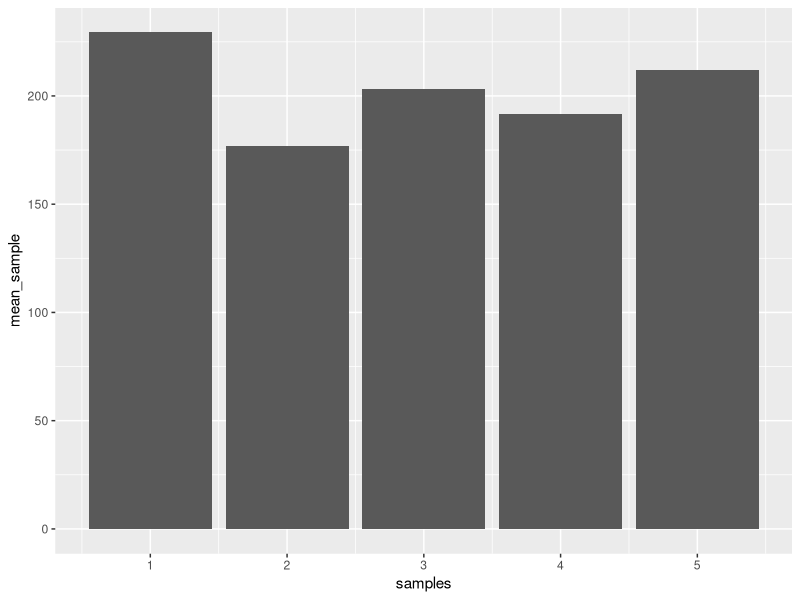
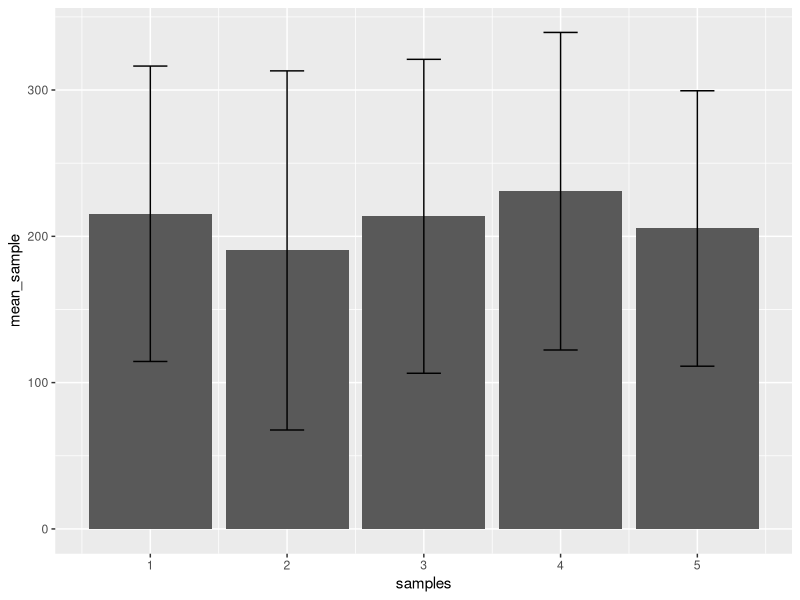
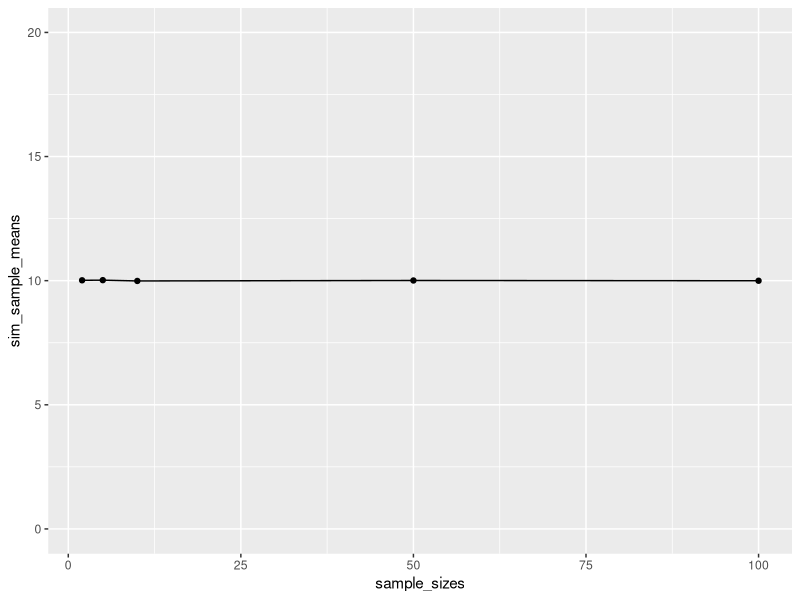

These figures' R source, in order:
## ---- chunk 1
knitr::opts_chunk$set(echo = TRUE)
## ---- chunk 2
# create vectors for columns 
observations <- rnorm(n = 5*25, mean = 200, sd =100)
samples <- rep(1:5, each=25)

# creates table from the above vectors using data.frame ()
my_data <- data.frame(observations,samples)

#get means of each group of samples
library(dplyr)

means <- my_data %>%
  group_by(samples) %>%
  summarize(mean_sample = mean(observations))

library(ggplot2)

ggplot(means, aes(y=mean_sample, x = samples))+
  geom_bar(stat="identity")

## ---- chunk 3

observations <- rnorm(5*25, mean = 200, sd =100)
samples <- rep(1:5, each=25)
my_data <- data.frame(observations,samples)

#get means of each group of samples
means <- my_data %>%
  group_by(samples) %>%
  summarize(mean_sample = mean(observations),
            sd_sample = sd(observations))


#plot means 
ggplot(means, aes(y = mean_sample, x=samples))+
  geom_bar(stat="identity") +
  geom_errorbar(aes(ymin = mean_sample - sd_sample,
                    ymax = mean_sample + sd_sample),
                width = .25)


## ---- chunk 4

# n 2
observations <- rnorm(2*10000,mean = 10,sd =5)
samples <- rep(1:10000, each =2)
my_data <- data.frame(samples,observations)

summarized_data <- my_data %>%
  group_by(samples) %>%
  summarize(sample_means = mean(observations))

mean(summarized_data$sample_means)


# n 5
observations <- rnorm(5*10000,mean = 10,sd =5)
samples <- rep(1:10000, each =5)
my_data <- data.frame(samples,observations)

summarized_data <- my_data %>%
  group_by(samples) %>%
  summarize(sample_means = mean(observations))

mean(summarized_data$sample_means)


# n 10
observations <- rnorm(10*10000,mean = 10,sd =5)
samples <- rep(1:10000, each =10)
my_data <- data.frame(samples,observations)

summarized_data <- my_data %>%
  group_by(samples) %>%
  summarize(sample_means = mean(observations))

mean(summarized_data$sample_means)


# n 50
observations <- rnorm(50*10000,mean = 10,sd =5)
samples <- rep(1:10000, each =50)
my_data <- data.frame(samples,observations)

summarized_data <- my_data %>%
  group_by(samples) %>%
  summarize(sample_means = mean(observations))

mean(summarized_data$sample_means)


##########
sample_sizes <- c(2,5,10,50,100)
sim_sample_means <- c()
for (i in 1:length(sample_sizes)) {
  observations <- rnorm(sample_sizes[i]*10000,mean = 10,sd =5)
  samples <- rep(1:10000, each = sample_sizes[i])
  my_data <- data.frame(samples,observations)

summarized_data <- my_data %>%
  group_by(samples) %>%
  summarize(sample_means = mean(observations))

 sim_sample_means[i] <- mean(summarized_data$sample_means)
  
}

sim_data <- data.frame(sample_sizes, sim_sample_means)

ggplot(sim_data, aes(x=sample_sizes, y=sim_sample_means, group=1))+
         geom_point()+
         geom_line() +
        coord_cartesian(ylim = c(0,20) )
    

## ---- chunk 5
my_sd <- function(x) {
  sum((mean(x)-x)^2) / length(x)
 }
